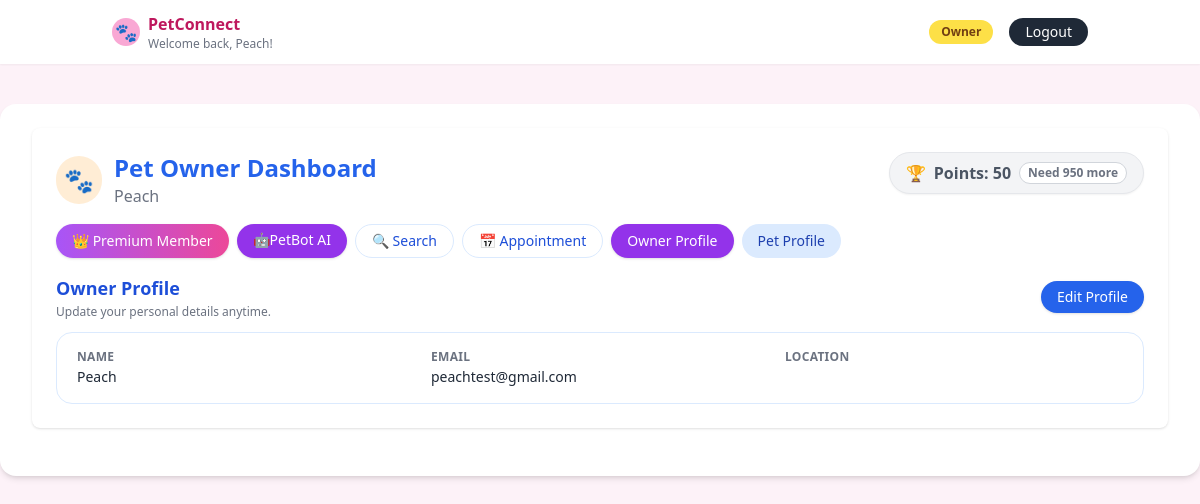
/owner/dashboard (signed in), run on the app's committed database.
### tables this page shows
CREATE TABLE owners (
    id INTEGER PRIMARY KEY AUTOINCREMENT,
    user_id INTEGER NOT NULL UNIQUE,
    name TEXT NOT NULL,
    email TEXT NOT NULL,
    location TEXT NOT NULL DEFAULT '',
    password TEXT NOT NULL DEFAULT '', is_premium INTEGER DEFAULT 0, subscription_expiry TEXT, reward_points INTEGER DEFAULT 0,
    FOREIGN KEY (user_id) REFERENCES users(id)
);

### app.py (the view)
@app.route("/owner/dashboard")
def owner_dashboard():
    if "user_id" not in session or session.get("role") != "owner":
        return redirect(url_for("login"))
    owner = get_or_create_owner_for_current_user()
    if not owner:
        flash("Owner profile not found.", "danger")
        return redirect(url_for("login"))
    conn = get_db()
    cur = conn.cursor()
    pets = cur.execute(
        "SELECT * FROM pets WHERE owner_id = ?", (owner["id"],)
    ).fetchall()
    conn.close()
    tab = request.args.get("tab", "owner")
    return render_template("owner_dashboard.html", owner=owner, pets=pets, tab=tab)

### app.py (called while the page is built, shortened)
def get_db():
    conn = sqlite3.connect(app.config["DATABASE"])
    conn.row_factory = sqlite3.Row
    return conn

def get_or_create_owner_for_current_user():
    user_id = session.get("user_id")
    if not user_id:
        return None
    conn = get_db()
    cur = conn.cursor()
    owner = cur.execute(
        "SELECT * FROM owners WHERE user_id = ?", (user_id,)
    ).fetchone()
    conn.close()
    return owner

### templates/owner_dashboard.html (shortened to what this page needs)
{% extends "base.html" %}
{% block content %}
<div class="bg-white p-6 rounded-lg shadow mb-6">
    <div class="flex justify-between items-start mb-4">
        <div>
            <div class="flex items-center gap-3">
                <div class="p-2 bg-orange-100 rounded-full">
                    <span class="text-2xl">🐾</span>
                </div>
                <div>
                    <h1 class="text-2xl font-bold text-blue-600">Pet Owner Dashboard</h1>
                    <p class="text-gray-500">{{ owner['name'] }}</p>
                </div>
            </div>
        </div>
        {% if owner['reward_points'] >= 1000%}
            <a href="{{ url_for('pricing') }}"
               class="redeemable-points shine-effect bg-gradient-to-r from-yellow-400 via-yellow-500 to-yellow-600 text-white px-5 py-2.5 rounded-full font-bold flex items-center gap-2 shadow-lg border-2 border-yellow-300 hover:from-yellow-500 hover:to-yellow-700 transition no-underline relative overflow-hidden"
               title="Click to Redeem {{ owner['reward_points'] }} Points!">
                <span class="text-xl">🏆</span>
                <span>{{ owner['reward_points'] }} Points</span>
                <span class="text-xs bg-white px-2 py-1 rounded-full text-yellow-700 font-extrabold border border-yellow-400 shadow-sm">
                    REDEEM NOW!
                </span>
            </a>
        {% else %}
            <div class="bg-gray-100 text-gray-600 px-4 py-2 rounded-full font-semibold flex items-center gap-2 shadow-sm border border-gray-200 cursor-default"
                 title="Earn {{ 1000 - owner['reward_points'] }} more points to unlock discounts">
                <span>🏆</span>
                <span>Points: {{ owner['reward_points'] }}</span>
                <span class="text-xs bg-white px-2 py-0.5 rounded-full text-gray-500 border border-gray-300">
                    Need {{ 1000 - owner['reward_points'] }} more
                </span>
            </div>
        {% endif %}
    </div>
    <div class="flex flex-wrap gap-2 mb-4">
        {% if not owner['is_premium'] %}
            <a href="{{ url_for('pricing') }}"
               class="px-4 py-1.5 rounded-full text-xs md:text-sm bg-gradient-to-r from-pink-500 to-red-500 text-white shadow hover:shadow-lg transition no-underline flex items-center gap-1">
                👑 Upgrade to Premium
            </a>
        {% else %}
            <div class="px-4 py-1.5 rounded-full text-xs md:text-sm bg-gradient-to-r from-purple-500 to-pink-500 text-white shadow flex items-center gap-1">
                👑 Premium Member
            </div>
        {% endif %}
        {% if owner and owner['is_premium'] %}
            <a href="{{ url_for('owner_petbot') }}"
               class="px-4 py-1.5 rounded-full text-xs md:text-sm bg-purple-600 text-white shadow hover:bg-purple-700 transition no-underline">
                🤖PetBot AI
            </a>
        {% else %}
            <a href="{{ url_for('pricing') }}"
               class="px-4 py-1.5 rounded-full text-xs md:text-sm bg-gray-100 text-gray-400 border border-gray-200 cursor-not-allowed"
               title="Upgrade to Premium to access">
                🤖 PetBot (Locked)
            </a>
        {% endif %}
        <a href="{{ url_for('owner_search') }}"
           class="px-4 py-1.5 rounded-full text-xs md:text-sm bg-white text-blue-700 border border-blue-100 hover:bg-blue-50 transition no-underline">
            🔍 Search
        </a>
        <a href="{{ url_for('owner_appointments') }}"
           class="px-4 py-1.5 rounded-full text-xs md:text-sm bg-white text-blue-700 border border-blue-100 hover:bg-blue-50 transition no-underline">
            📅 Appointment
        </a>
        <button id="tab-owner"
                type="button"
                onclick="showOwnerTab('owner')"
                class="px-4 py-1.5 rounded-full text-xs md:text-sm bg-purple-600 text-white shadow hover:bg-purple-700 transition">
            Owner Profile
        </button>
        <button id="tab-pets"
                type="button"
                onclick="showOwnerTab('pets')"
                class="px-4 py-1.5 rounded-full text-xs md:text-sm bg-blue-100 text-blue-800 hover:bg-blue-200 transition">
            Pet Profile
        </button>
    </div>
    <div id="owner-section" class="space-y-3">
        <div class="flex items-center justify-between mb-2">
            <div>
                <h2 class="text-lg font-semibold text-blue-700 mb-0.5">Owner Profile</h2>
                <p class="text-xs text-gray-500">Update your personal details anytime.</p>
            </div>
            <a href="{{ url_for('edit_owner_profile') }}"
               class="px-4 py-1.5 rounded-full bg-blue-600 text-white text-xs md:text-sm font-medium shadow hover:bg-blue-700 no-underline">
                Edit Profile
            </a>
        </div>
        <div class="bg-white border border-blue-100 rounded-2xl px-5 py-4">
            {% if owner %}
                <div class="grid gap-4 md:grid-cols-3 text-sm">
                    <div>
                        <p class="text-xs font-semibold text-gray-500 uppercase tracking-wide">Name</p>
                        <p class="mt-0.5 text-sm text-gray-800">{{ owner['name'] }}</p>
                    </div>
                    <div>
                        <p class="text-xs font-semibold text-gray-500 uppercase tracking-wide">Email</p>
                        <p class="mt-0.5 text-sm text-gray-800">{{ owner['email'] }}</p>
                    </div>
                    <div>
                        <p class="text-xs font-semibold text-gray-500 uppercase tracking-wide">Location</p>
                    </div>
                </div>
            {% else %}
                <p class="text-sm text-gray-500">No owner found in the database.</p>
            {% endif %}
        </div>
    </div>
</div>
{% endblock %}

### templates/base.html (shortened to what this page needs)
<!DOCTYPE html>
<html lang="en">
<head>
  <script src="https://cdn.tailwindcss.com"></script>
</head>
<body class="bg-pink-50">
  <header class="bg-white shadow-sm">
    <div class="max-w-5xl mx-auto px-6 py-3 flex items-center justify-between">
      <div class="flex items-center space-x-2">
        <div class="w-7 h-7 rounded-full bg-pink-300 flex items-center justify-center">
          <span class="text-white text-lg">🐾</span>
        </div>
        <div>
          <p class="font-semibold text-pink-700">PetConnect</p>
          {% if session.get('user_name') %}
            <p class="text-xs text-gray-500">Welcome back, {{ session.get('user_name') }}!</p>
          {% endif %}
        </div>
      </div>
      <nav class="flex items-center space-x-4 text-sm">
        {% if session.get('user_id') %}
          <span class="px-3 py-1 rounded-full bg-yellow-300 text-xs font-semibold text-yellow-900">
            {{ session.get('role')|capitalize }}
          </span>
          <a href="{{ url_for('logout') }}"
             class="px-4 py-1 rounded-full bg-gray-800 text-white text-sm hover:bg-black transition">
            Logout
          </a>
        {% endif %}
      </nav>
    </div>
  </header>
  <main class="min-h-screen">
    <div class="max-w-7xl mx-auto mt-10">
      <div class="bg-white rounded-2xl shadow-md px-8 py-6">
        {% block content %}{% endblock %}
      </div>
    </div>
  </main>
</body>
</html>

### data on the page
owners: get "Peach", name "Peach", reward_points "50", 1000-owner['reward_points'] "950", email "peachtest@gmail.com"

### other printed values
{{ session.get('role')|capitalize }} "Owner"
